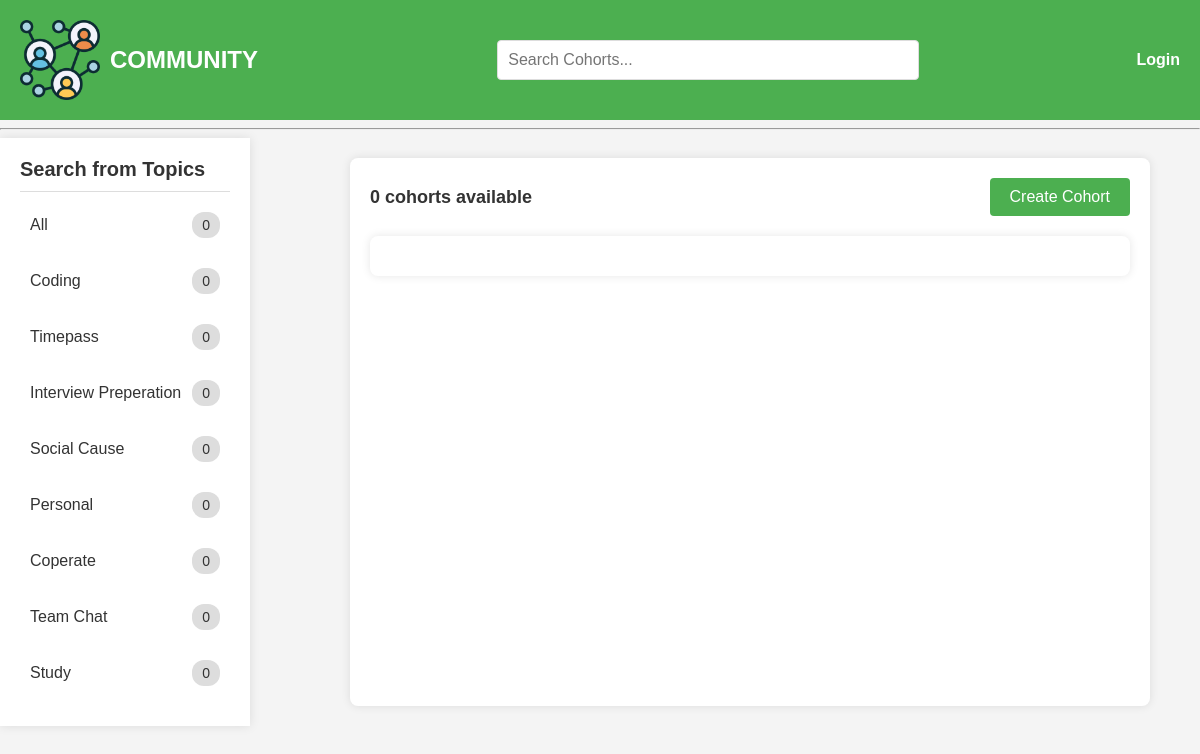
The page / on the database its author committed.
### app/models.py (models this page shows, shortened)
class Topic(models.Model):
    name = models.CharField(max_length=200)

### app/views.py (the view)
# urls.py: path('', views.home, name='home'),
def home(request):
    q = request.GET.get('q') if request.GET.get('q') != None else ''
    cohorts = Cohort.objects.filter(
        Q(topic__name__icontains=q) |
        Q(name__icontains=q) |
        Q(description__icontains=q)
    )
    topics = Topic.objects.all()
    cohort_count = cohorts.count()
    context = {'cohorts': cohorts, 'topics': topics, 'cohort_count':cohort_count}
    return render(request, 'app/home.html', context)

### app/templates/app/home.html
{% extends 'main.html' %}
{% block content %}
<div class="home-container">
    <div>
        {% include 'app/topics_component.html' %}
    </div>
    <div class="parent-container">
        <div class="header-section">
            <h5>{{ cohort_count }} cohorts available</h5>
            <a href="{% url 'create-cohort' %}" class="create-cohort-btn">Create Cohort</a>
        </div>
        {% include 'app/feed_component.html' %}
    </div>
</div>
{% endblock content %}

### templates/main.html (shortened to what this page needs)
<!DOCTYPE html>
{% load static %}
<html lang="en">
<head>
    <link rel="stylesheet" href="{% static 'styles/style.css' %}">
    <link rel="stylesheet" href="{% static 'styles/topics.css' %}">
    <link rel="stylesheet" href="{% static 'styles/view-cohorts.css' %}">
    <link rel="stylesheet" href="{% static 'styles/home.css' %}">
    <link rel="stylesheet" href="{% static 'styles/cohort.css' %}">
    <link rel="stylesheet" href="{% static 'styles/register.css' %}">
    <link rel="stylesheet" href="{% static 'styles/cohort-form.css' %}">
    <link rel="stylesheet" href="{% static 'styles/profile.css' %}">
    <link rel="stylesheet" href="{% static 'styles/following.css' %}">
</head>
<body>
    {% include 'navbar.html' %}
    {% block content %}
    {% endblock %}
</body>
</html>

### templates/navbar.html
{% load static %}
<div class="header">
    <div class="header-left">
        <a href="/">
            <img src="{% static 'images/logo.png' %}" class="logo">
            <h2 class="app-name">COMMUNITY</h2>
        </a>
    </div>
    <div class="search-bar">
        <form method="GET" action="{% url 'home' %}">
            <input type="text" name="q" placeholder="Search Cohorts..." />
        </form>
    </div>
    <div class="auth-links">
        {% if request.user.is_authenticated %}
        <a href="{% url 'user-profile' request.user.id %}">
            Hello {{ request.user }},
            <div class="profile-picture">
                <img src="{{request.user.avatar.url}}" alt="Profile Picture">
            </div>
        </a>
        <a href="{% url 'logout' %}">Logout</a>
        {% else %}
        <a href="{% url 'login' %}">Login</a>
        {% endif %}
    </div>
</div>
<hr>

### app/templates/app/topics_component.html
<div class="topics">
    <div class="topics__header">
        <h2>Search from Topics</h2>
    </div>
    <ul class="topics__list">
        <li>
            <a href="{% url 'home' %}" class="active">All <span>{{ cohorts.count }}</span></a>
        </li>
        {% for topic in topics %}
        <li>
            <a href="{% url 'home' %}?q={{ topic.name }}">{{ topic.name }}<span>{{ topic.cohort_set.all.count }}</span></a>
        </li>
        {% endfor %}
    </ul>
</div>

### app/templates/app/feed_component.html (shortened to what this page needs)
<div class="cohort-list">
</div>

### static/styles/style.css (style rules this page uses)
.logo { width: 80px; height: 80px; }
.header { display: flex; align-items: center; justify-content: space-between; padding: 20px; background-color: #4CAF50; color: white; }
.header-left { display: flex; align-items: center; }
.header-left a { display: flex; align-items: center; text-decoration: none; color: white; }
.header-left img { margin-right: 10px; }
.header-left h2 { margin: 0; font-size: 24px; display: flex; align-items: center; }
.search-bar { flex-grow: 1; display: flex; justify-content: center; }
.search-bar form { width: 100%; max-width: 400px; }
.search-bar input[type="text"] { width: 100%; padding: 10px; font-size: 16px; border: 1px solid #ddd; border-radius: 4px; }
.auth-links { display: flex; align-items: center; }
.auth-links a { color: white; text-decoration: none; font-weight: bold; }

### static/styles/topics.css (style rules this page uses)
body { font-family: Arial, sans-serif; margin: 0; padding: 0; background-color: #f4f4f4; }
.topics { width: 250px; background-color: #fff; box-shadow: 0 0 10px rgba(0, 0, 0, 0.1); padding: 20px; box-sizing: border-box; }
.topics__header { border-bottom: 1px solid #ddd; padding-bottom: 10px; margin-bottom: 10px; }
.topics__header h2 { margin: 0; font-size: 20px; color: #333; }
.topics__list { list-style: none; padding: 0; margin: 0; }
.topics__list li { margin-bottom: 10px; }
.topics__list li a { text-decoration: none; color: #333; padding: 10px; display: flex; justify-content: space-between; align-items: center; border-radius: 4px; transition: background-color 0.3s, color 0.3s; }
.topics__list li a span { background-color: #ddd; color: #333; padding: 5px 10px; border-radius: 12px; font-size: 14px; }

### static/styles/view-cohorts.css (style rules this page uses)
body { font-family: Arial, sans-serif; margin: 0; padding: 0; background-color: #f4f4f4; }
.cohort-list { width: 100%; max-width: 800px; margin: 20px auto; background-color: #fff; padding: 20px; box-shadow: 0 0 10px rgba(0, 0, 0, 0.1); border-radius: 8px; box-sizing: border-box; }

### static/styles/home.css (style rules this page uses)
.parent-container { width: 100%; max-width: 800px; margin: 20px auto; background-color: #fff; padding: 20px; box-shadow: 0 0 10px rgba(0, 0, 0, 0.1); border-radius: 8px; box-sizing: border-box; }
.home-container { display: grid; grid-template-columns: 1fr 3fr; }
.header-section { display: flex; justify-content: space-between; align-items: center; margin-bottom: 20px; }
.header-section h5 { margin: 0; font-size: 18px; color: #333; }
.create-cohort-btn { padding: 10px 20px; text-decoration: none; color: #fff; background-color: #4CAF50; border-radius: 4px; transition: background-color 0.3s; }

### static/styles/cohort.css (style rules this page uses)
body { font-family: Arial, sans-serif; margin: 0; padding: 0; background-color: #f4f4f4; }

### rows shown on the page
Topic: name "Coding", cohort_set.all.count "0"
Topic: name "Timepass", cohort_set.all.count "0"
Topic: name "Interview Preperation", cohort_set.all.count "0"
Topic: name "Social Cause", cohort_set.all.count "0"
Topic: name "Personal", cohort_set.all.count "0"
Topic: name "Coperate", cohort_set.all.count "0"
Topic: name "Team Chat", cohort_set.all.count "0"
Topic: name "Study", cohort_set.all.count "0"

### other values the page prints
{{ cohorts.count }} "0"
{{ cohort_count }} "0"
